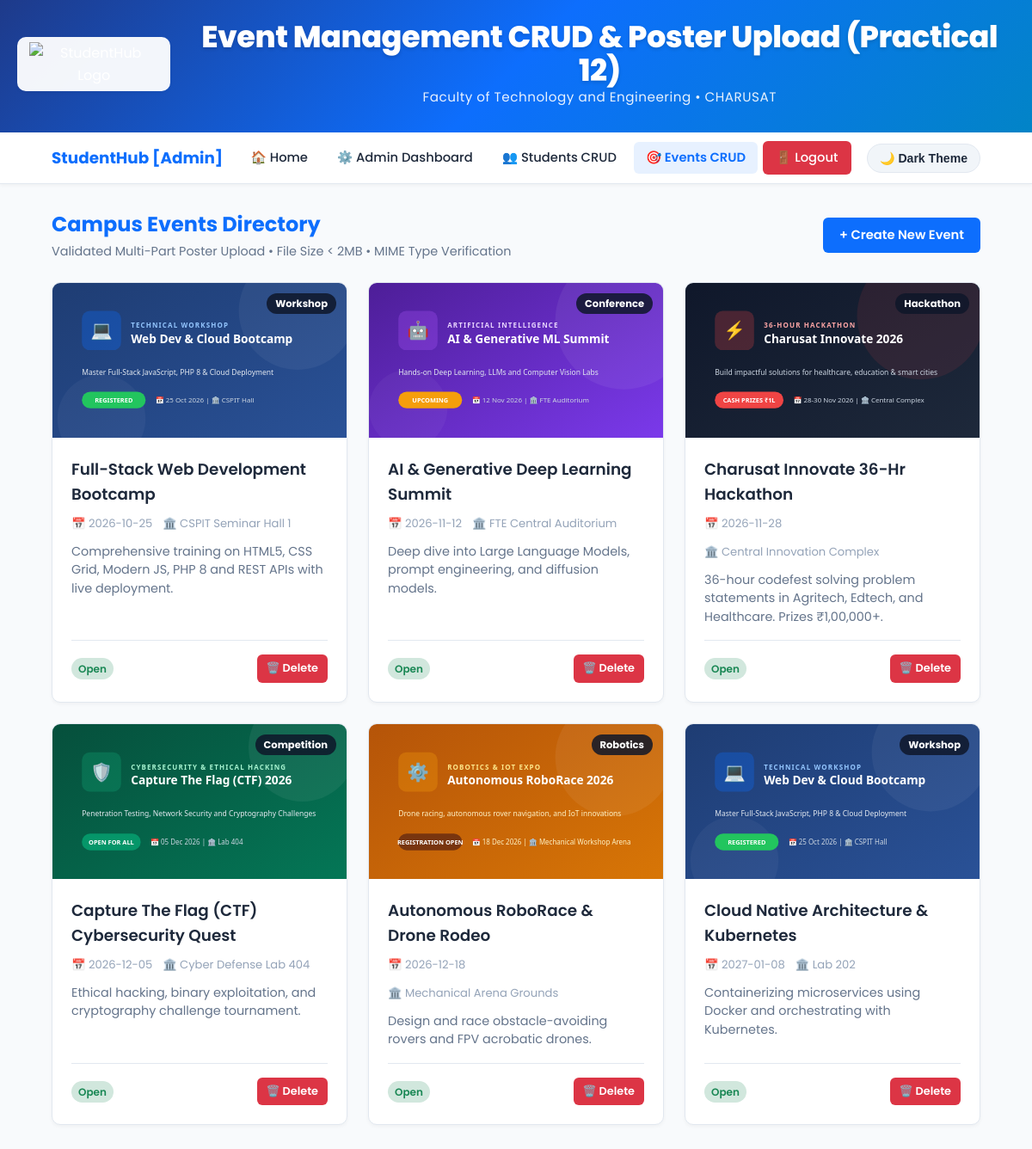
Page /manage_events.php (signed in) on the committed database.
### tables this page shows
CREATE TABLE `events` (
  `id` INT AUTO_INCREMENT PRIMARY KEY,
  `title` VARCHAR(150) NOT NULL,
  `category` VARCHAR(50) NOT NULL,
  `event_date` DATE NOT NULL,
  `event_time` VARCHAR(50) NOT NULL,
  `venue` VARCHAR(100) NOT NULL,
  `speaker` VARCHAR(100) NOT NULL,
  `description` TEXT NOT NULL,
  `seats` INT NOT NULL DEFAULT 60,
  `available_seats` INT NOT NULL DEFAULT 60,
  `fee` DECIMAL(8,2) NOT NULL DEFAULT 0.00,
  `poster_path` VARCHAR(255) DEFAULT 'images/event-web.svg',
  `status` ENUM('Open', 'Closed', 'Upcoming') NOT NULL DEFAULT 'Open',
  `created_at` TIMESTAMP DEFAULT CURRENT_TIMESTAMP,
  `updated_at` TIMESTAMP DEFAULT CURRENT_TIMESTAMP ON UPDATE CURRENT_TIMESTAMP,
  INDEX `idx_events_date` (`event_date`),
  INDEX `idx_events_category` (`category`),
  INDEX `idx_events_status` (`status`)
);

### manage_events.php (the view, shortened to what this page needs)
<?php
$pdo = Database::getPDO();
$events = [];
if ($pdo) {
    try {
        $stmt = $pdo->query("SELECT * FROM events ORDER BY event_date ASC");
        $events = $stmt->fetchAll();
    } catch (PDOException $e) {
        error_log("Events Fetch Error: " . $e->getMessage());
    }
} else {
    $json = @file_get_contents(DATA_PATH . '/events.json');
    $events = json_decode($json, true) ?: [];
}
?>
<!DOCTYPE html>
<html lang="en">
<head>
    <link rel="stylesheet" href="css/style.css">
</head>
<body>
    <header role="banner">
        <div class="header-top">
            <img src="images/StudentHubLogo.png" alt="StudentHub Logo" class="header-logo">
            <div class="header-brand">
                <h1>Event Management CRUD &amp; Poster Upload (Practical 12)</h1>
                <p class="tagline">Faculty of Technology and Engineering &bull; CHARUSAT</p>
            </div>
        </div>
    </header>
    <nav class="main-nav">
        <div class="nav-brand">
            <span>StudentHub [Admin]</span>
        </div>
        <ul class="nav-links">
            <li><a href="index.php">🏠 Home</a></li>
            <li><a href="admin_dashboard.php">⚙️ Admin Dashboard</a></li>
            <li><a href="manage_students.php">👥 Students CRUD</a></li>
            <li><a href="manage_events.php" class="active">🎯 Events CRUD</a></li>
            <li><a href="php/logout.php" class="btn btn-danger btn-sm" style="color: #fff;">🚪 Logout</a></li>
        </ul>
        <div class="nav-actions">
            <button id="themeBtn" class="theme-toggle-btn">🌙 Dark Theme</button>
        </div>
    </nav>
    <main>
        <div style="display: flex; justify-content: space-between; align-items: center; margin-bottom: 24px; flex-wrap: wrap; gap: 14px;">
            <div>
                <h2 style="color: var(--primary);">Campus Events Directory</h2>
                <p style="color: var(--text-secondary); font-size: 0.9rem;">
                    Validated Multi-Part Poster Upload &bull; File Size &lt; 2MB &bull; MIME Type Verification
                </p>
            </div>
            <button class="btn btn-primary" onclick="window.openModal('addEventModal')">+ Create New Event</button>
        </div>
        <div class="cards-grid">
            <?php foreach ($events as $ev): ?>
                <div class="card">
                    <div class="card-media">
                        <img src="<?= htmlspecialchars($ev['poster_path'] ?? $ev['poster'] ?? 'images/event-web.svg') ?>" alt="<?= htmlspecialchars($ev['title']) ?>">
                        <span class="card-badge"><?= htmlspecialchars($ev['category']) ?></span>
                    </div>
                    <div class="card-body">
                        <h3><?= htmlspecialchars($ev['title']) ?></h3>
                        <div class="card-meta">
                            <span>📅 <?= htmlspecialchars($ev['event_date'] ?? $ev['date'] ?? '') ?></span>
                            <span>🏛️ <?= htmlspecialchars($ev['venue']) ?></span>
                        </div>
                        <p><?= htmlspecialchars($ev['description']) ?></p>
                        <div class="card-footer">
                            <span class="badge <?= ($ev['status'] ?? 'Open') === 'Open' ? 'badge-success' : 'badge-danger' ?>">
                                <?= htmlspecialchars($ev['status'] ?? 'Open') ?>
                            </span>
                            <div style="display: flex; gap: 6px;">
                                <a href="php/event_crud.php?action=delete&id=<?= $ev['id'] ?>" class="btn btn-danger btn-sm" onclick="return confirm('Delete this event?');">🗑️ Delete</a>
                            </div>
                        </div>
                    </div>
                </div>
            <?php endforeach; ?>
        </div>
    </main>
</body>
</html>

### rows in the picture
events: poster_path (picture), category "Workshop", title "Full-Stack Web Development Bootcamp", event_date "2026-10-25", venue "CSPIT Seminar Hall 1", description "Comprehensive training on HTML5, CSS Grid, Modern JS, PHP 8 and REST APIs with live deployment.", status "Open"
events: poster_path (picture), category "Conference", title "AI & Generative Deep Learning Summit", event_date "2026-11-12", venue "FTE Central Auditorium", description "Deep dive into Large Language Models, prompt engineering, and diffusion models.", status "Open"
events: poster_path (picture), category "Hackathon", title "Charusat Innovate 36-Hr Hackathon", event_date "2026-11-28", venue "Central Innovation Complex", description "36-hour codefest solving problem statements in Agritech, Edtech, and Healthcare. Prizes ₹1,00,000+.", status "Open"
events: poster_path (picture), category "Competition", title "Capture The Flag (CTF) Cybersecurity Quest", event_date "2026-12-05", venue "Cyber Defense Lab 404", description "Ethical hacking, binary exploitation, and cryptography challenge tournament.", status "Open"
events: poster_path (picture), category "Robotics", title "Autonomous RoboRace & Drone Rodeo", event_date "2026-12-18", venue "Mechanical Arena Grounds", description "Design and race obstacle-avoiding rovers and FPV acrobatic drones.", status "Open"
events: poster_path (picture), category "Workshop", title "Cloud Native Architecture & Kubernetes", event_date "2027-01-08", venue "Lab 202", description "Containerizing microservices using Docker and orchestrating with Kubernetes.", status "Open"
